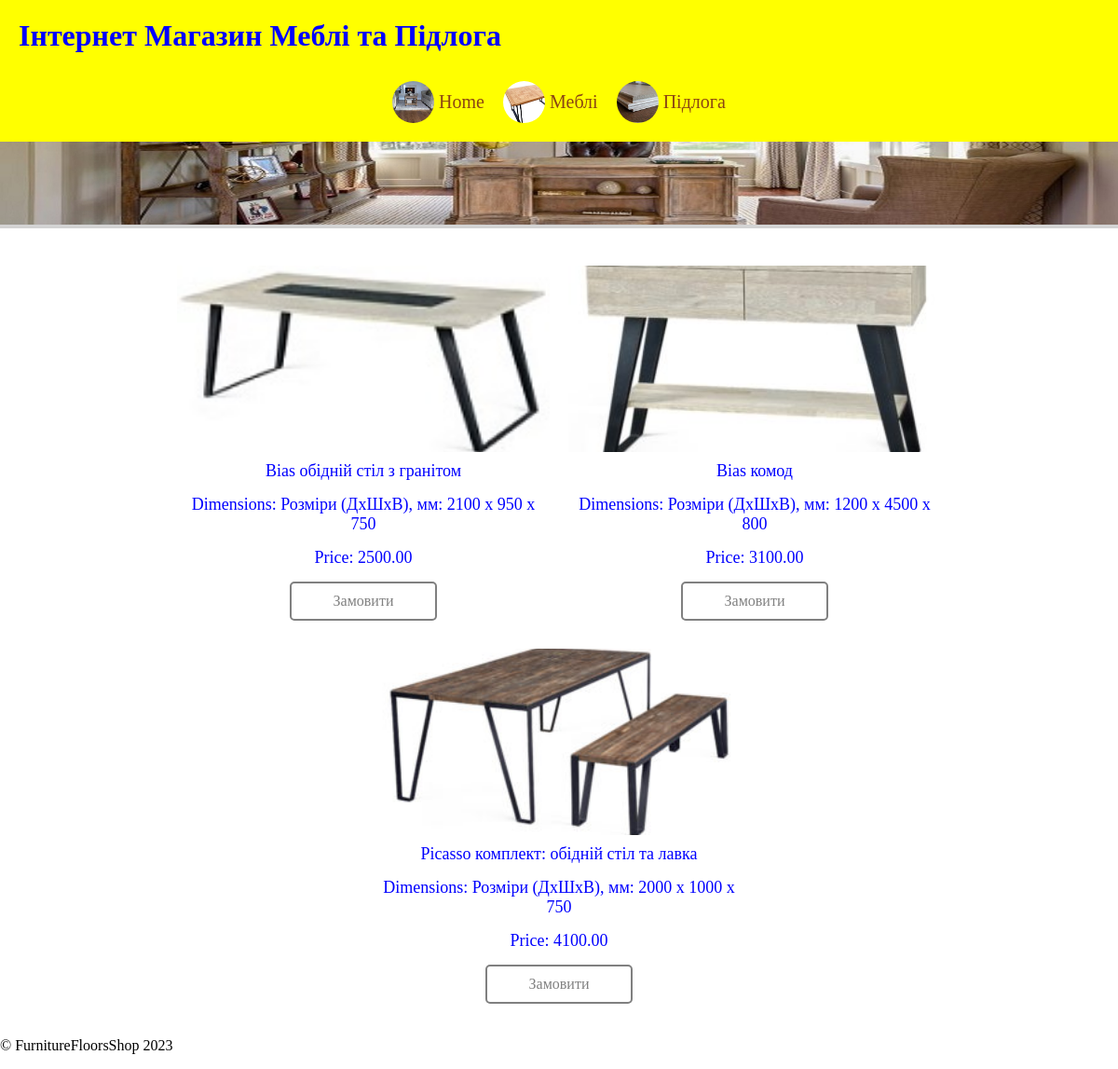
Page /shop/furniture/ on the committed database.
### shop/models.py (models this page shows, shortened)
class Product(models.Model):
    id = models.AutoField(primary_key=True)
    name = models.CharField(max_length=100)
    image = models.ImageField(upload_to='shop/images/flooring/')
    dimensions = models.CharField(max_length=100)
    price = models.DecimalField(max_digits=8, decimal_places=2)
    current_stock = models.PositiveIntegerField(default=0)
    product_type = models.CharField(max_length=20, choices=[('furniture', 'Furniture'), ('flooring', 'Flooring')])
    objects = ProductManager()

class Furniture(Product):
    product_ptr = models.OneToOneField(Product, on_delete=models.CASCADE, parent_link=True, primary_key=True)
    initial_stock = models.PositiveIntegerField(default=0)  # Начальный остаток
    current_furniture_stock = models.PositiveIntegerField(default=0)  # Текущий остаток

class Product(models.Model):
    id = models.AutoField(primary_key=True)
    name = models.CharField(max_length=100)
    image = models.ImageField(upload_to='shop/images/flooring/')
    dimensions = models.CharField(max_length=100)
    price = models.DecimalField(max_digits=8, decimal_places=2)
    current_stock = models.PositiveIntegerField(default=0)
    product_type = models.CharField(max_length=20, choices=[('furniture', 'Furniture'), ('flooring', 'Flooring')])
    objects = ProductManager()

### shop/views.py (the view)
# urls.py: path('furniture/', FurnitureListView.as_view(), name='furniture'),
class FurnitureListView(ListView):
    model = Furniture
    template_name = 'shop/furniture/furniture.html'
    context_object_name = 'furniture'

### shop/templates/shop/furniture/furniture.html (shortened to what this page needs)
{% extends 'shop/base.html' %}
{% load static %}
{% block content %}
    <link rel="stylesheet" href="{% static 'shop/furniture/css/furniture_styles.css' %}">
    <div class="furniture-header">
        <img class="furniture-banner-image" src="{% static '/shop/images/furniture/furniture-banner.jpg' %}" alt="Furniture">
    </div>
    <div class="furniture-items">
        {% for product in furniture %}
            <div class="furniture-item">
                <img class="product-image" src="{% static 'shop/images/furniture/furniture_' %}{{ product.pk }}.jpg" alt="{{ product.name }}">
                <p class="product-name">{{ product.name }}</p>
                <p class="product-dimensions">Dimensions: {{ product.dimensions }}</p>
                <p class="product-price">Price: {{ product.price }}</p>
                <a class="product-link {% if user.is_authenticated %}order-button{% else %}register-button{% endif %}"
                   href="{% if user.is_authenticated %}
                         {% url 'shop:order' product_type='furniture' pk=product.pk %}
                       {% else %}
                         {% url 'users:register' %}
                       {% endif %}">
                    <span class="button-text">Замовити</span>
                </a>
            </div>
        {% endfor %}
    </div>
{% endblock %}

### static/shop/css/styles.css (style rules this page uses)
body { background-color: white; margin: 0; }
.register-button { background-color: #ffc107; color: black; padding: 10px 20px; border: none; border-radius: 5px; text-decoration: none; }
.furniture-items { display: flex; flex-wrap: wrap; justify-content: space-between; }
.product-link { text-decoration: none; color: inherit; width: calc(33.33% - 20px); margin: 10px; }
.furniture-item { display: flex; flex-direction: column; align-items: center; width: 100%; max-width: 400px; }
.product-image { max-width: 100%; }
.product-name, .product-dimensions, .product-price { text-align: center; margin: 5px; }

### static/shop/furniture/css/furniture_styles.css (style rules this page uses)
.furniture-header { text-align: center; margin: 0; width: 100%; background-color: lightgray; }
.furniture-banner-image { width: 100%; height: auto; }
.furniture-items { display: flex; flex-wrap: wrap; justify-content: center; margin-top: 30px; }
.furniture-item { margin: 10px; }
.furniture-item img { width: 400px; height: 200px; object-fit: cover; }
.furniture-item p { font-size: 18px; color: blue; margin-top: 10px; }

### rows in the picture
Furniture: shows a picture, name "Bias обідній стіл з гранітом", dimensions "Розміри (ДxШxВ), мм: 2100 x 950 x 750", price "2500.00"
Furniture: shows a picture, name "Bias комод", dimensions "Розміри (ДxШxВ), мм: 1200 x 4500 x 800", price "3100.00"
Furniture: shows a picture, name "Picasso комплект: обідній стіл та лавка", dimensions "Розміри (ДxШxВ), мм: 2000 x 1000 x 750", price "4100.00"
